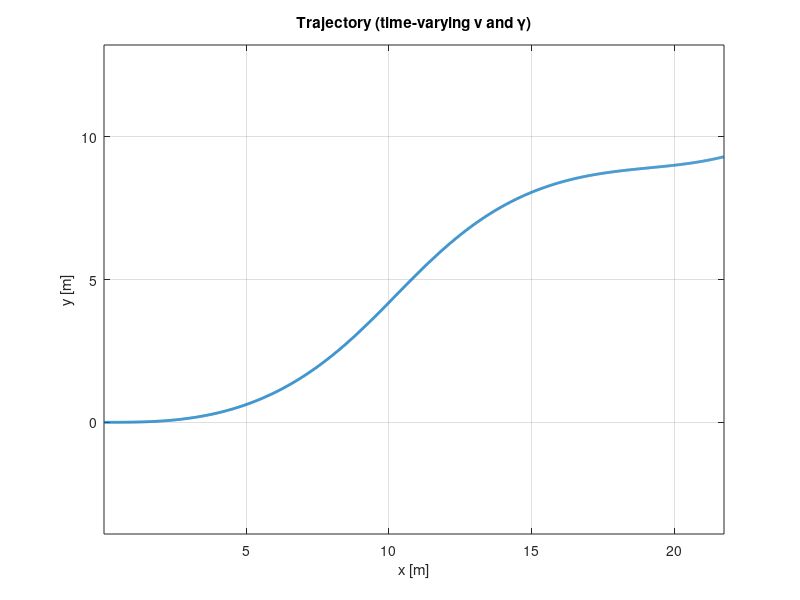
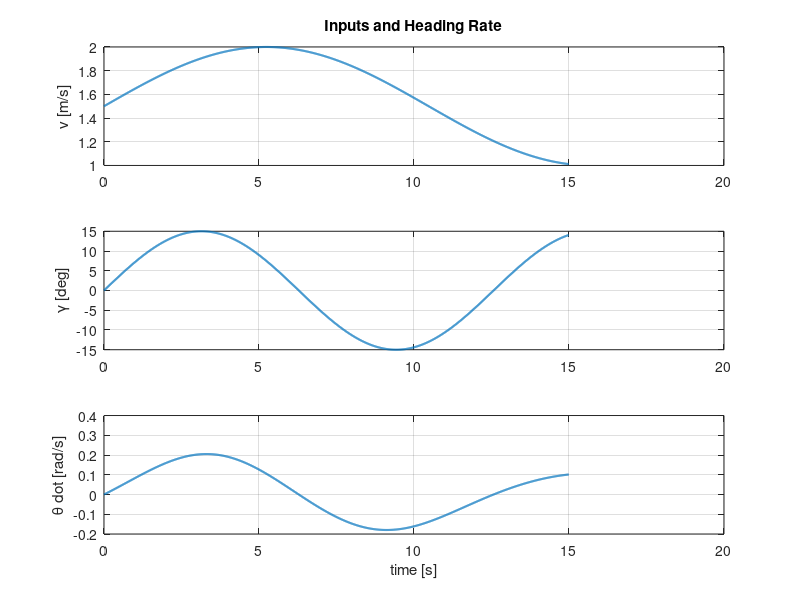
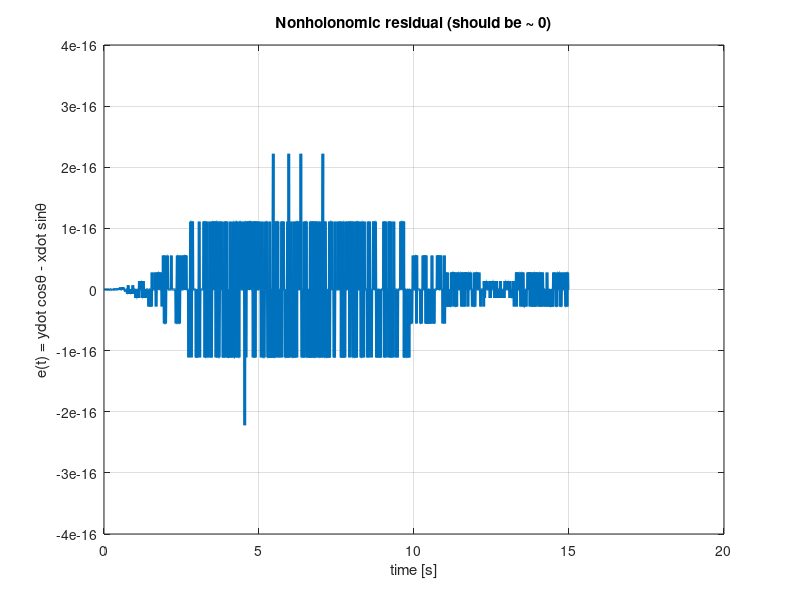

The MATLAB script that drew these images, in order: (Note: this script raises an error after producing the figures.)
% File: bicycle_nonholonomic_check.m
% -------------------------------------------------------------
% Task 2: Verify the nonholonomic (no-sideways) constraint:
%          ydot*cos(theta) - xdot*sin(theta) = 0
% We simulate the bicycle model and compute the residual.
% -------------------------------------------------------------

clc; clear; close all;

%% Vehicle parameters
L = 2.5;                     % wheelbase [m]

%% Input profiles (you can tweak these)
v_fun     = @(t) 1.5 + 0.5*sin(0.3*t);        % forward speed [m/s]
gamma_fun = @(t) deg2rad(15)*sin(0.5*t);      % steering angle [rad]

%% Simulation settings
dt = 0.01;   T = 15;   N = round(T/dt);
t = (0:N-1)'*dt;

% State: [x y theta]
x = 0; y = 0; th = 0;

% Storage
X  = zeros(N,1);  Y  = zeros(N,1);  TH = zeros(N,1);
Xd = zeros(N,1);  Yd = zeros(N,1);  THd = zeros(N,1);  % time derivatives
E  = zeros(N,1);                                    % constraint residual

%% Simulation loop (forward Euler)
for k = 1:N
    v     = v_fun(t(k));
    gamma = gamma_fun(t(k));

    % Bicycle kinematics
    xdot  = v*cos(th);
    ydot  = v*sin(th);
    thdot = (v/L)*tan(gamma);

    % Save derivatives (for residual check)
    Xd(k)  = xdot;   Yd(k)  = ydot;   THd(k) = thdot;

    % Constraint residual (should be ~0)
    E(k) = ydot*cos(th) - xdot*sin(th);

    % Integrate state
    x  = x  + xdot*dt;
    y  = y  + ydot*dt;
    th = th + thdot*dt;

    % Store state
    X(k) = x;  Y(k) = y;  TH(k) = th;
end

%% Plots
figure;
plot(X, Y, 'LineWidth', 2); axis equal; grid on;
xlabel('x [m]'); ylabel('y [m]');
title('Trajectory (time-varying v and \gamma)');

figure;
subplot(3,1,1); plot(t, arrayfun(v_fun,t), 'LineWidth', 1.5); grid on;
ylabel('v [m/s]'); title('Inputs and Heading Rate');
subplot(3,1,2); plot(t, rad2deg(arrayfun(gamma_fun,t)), 'LineWidth', 1.5); grid on;
ylabel('\gamma [deg]');
subplot(3,1,3); plot(t, THd, 'LineWidth', 1.5); grid on;
ylabel('\theta dot [rad/s]'); xlabel('time [s]');

figure;
plot(t, E, 'LineWidth', 2); grid on;
xlabel('time [s]'); ylabel('e(t) = ydot cos\theta - xdot sin\theta');
title('Nonholonomic residual (should be ~ 0)');
yline(0,'k--');

%% Sanity check: v = 0 segment -> thetadot should be 0
% Find times where v is (almost) zero and report max |thetadot|
v_vals = arrayfun(v_fun, t);
idx_zero_v = v_vals < 1e-3;
fprintf('Max |thetadot| when v ~ 0: %.3e rad/s\n', max(abs(THd(idx_zero_v))+eps));
fprintf('Max |constraint residual| over sim: %.3e\n', max(abs(E)));
